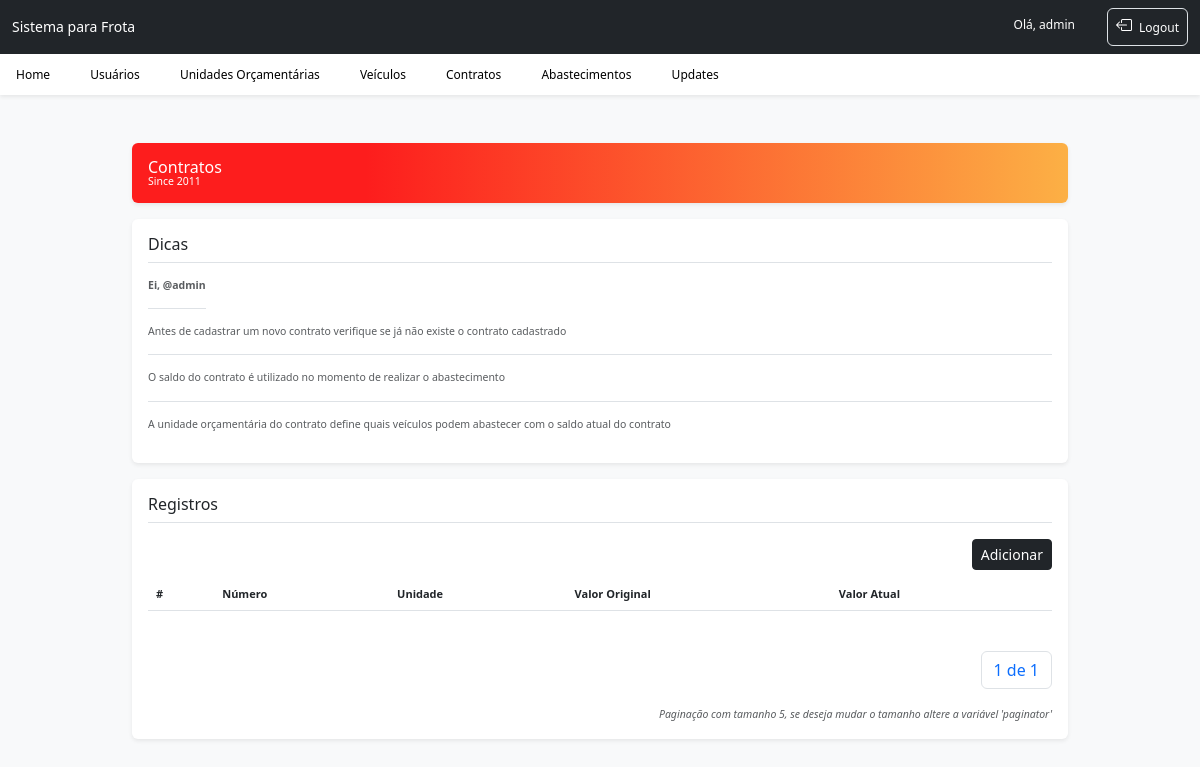
Page /contrato_list/ (signed in) on the earlier database version.
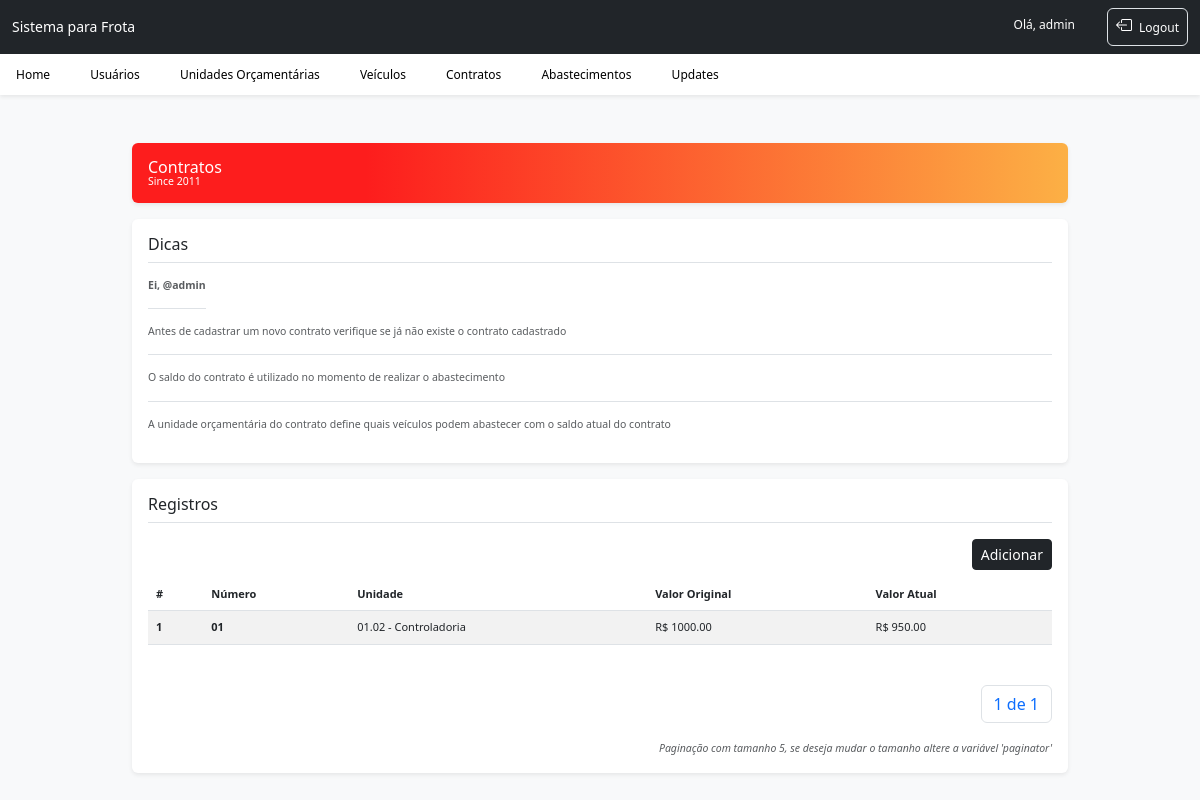
Same page on the later database version.
### abastecimento/models.py (models this page shows, shortened)
class Contrato(models.Model):
    numero = models.CharField(max_length=255)
    unidade = models.ForeignKey(Unidade_Orcamentaria, on_delete=models.PROTECT, related_name='unidade_contrato')
    valor_atual = models.DecimalField(max_digits=6, decimal_places=2)
    valor_original = models.DecimalField(max_digits=6, decimal_places=2, default=0)

class Unidade_Orcamentaria(models.Model):
    codigo = models.CharField(max_length=5)
    descricao = models.CharField(max_length=255)
    def __str__(self):
        return f'{self.codigo} - {self.descricao}'

### abastecimento/views.py (the view)
# urls.py: path('contrato_list/', contrato_list, name='contrato_list'),
@login_required
def contrato_list(request):
    contratos = Contrato.objects.all()
    paginator = Paginator(contratos, 5)
    page = request.GET.get('page')
    contratos_page = paginator.get_page(page)
    context = {'contratos_page': contratos_page}
    return render(request, 'contrato/contrato_list.html', context)

### abastecimento/templates/contrato/contrato_list.html (shortened to what this page needs)
{% extends 'home/base.html' %}
{% block main %}
<div class="align-items-center p-3 my-3 text-white bg-purple rounded shadow-sm">
    <div class="lh-1">
        <h1 class="h6 mb-0 text-white lh-1">Contratos</h1>
        <small>Since 2011</small>
    </div>
</div>
<div class="p-3 my-2 bg-body rounded shadow-sm">
    <h6 class="border-bottom pb-2 mb-0">Dicas</h6>
    <div class="d-flex text-body-secondary pt-3">
        <p class="pb-3 mb-0 small lh-sm border-bottom">
            <strong class="d-block text-gray-dark">Ei, @{{ user.username }}</strong>
        </p>
    </div>
    <div class="text-body-secondary pt-3">
        <p class="pb-3 mb-0 small lh-sm border-bottom">
            Antes de cadastrar um novo contrato verifique se já não existe o contrato cadastrado
        </p>
    </div>
    <div class="text-body-secondary pt-3">
        <p class="pb-3 mb-0 small lh-sm border-bottom">
            O saldo do contrato é utilizado no momento de realizar o abastecimento
        </p>
    </div>
    <div class="text-body-secondary pt-3">
        <p class="pb-3 mb-0 small lh-sm">
            A unidade orçamentária do contrato define quais veículos podem abastecer com o saldo atual do contrato
        </p>
    </div>
</div>
<div class="p-3 my-3 mb-5 bg-body rounded shadow-sm">
    <h6 class="border-bottom pb-2 mb-0">Registros</h6>
    <div class="text-body-secondary pt-3">
        <a href="{% url 'contrato_createPage' %}" class="btn btn-dark btn-sm float-end mb-2">Adicionar</a>
        <table class="table table-striped">
            <thead>
            <tr>
                <th scope="col">#</th>
                <th scope="col">Número</th>
                <th scope="col">Unidade</th>
                <th scope="col">Valor Original</th>
                <th scope="col">Valor Atual</th>
            </tr>
            </thead>
            <tbody>
            {% for contrato in contratos_page.object_list %}
            <tr>
                <th scope="row">{{ contrato.id }}</th>
                <th scope="row">{{ contrato.numero }}</th>
                <td>{{ contrato.unidade }}</td>
                <td>R$ {{ contrato.valor_original }}</td>
                <td>R$ {{ contrato.valor_atual }}</td>
            </tr>
            {% endfor %}
            </tbody>
        </table>
        <small class="d-block text-end mt-1">
            <nav aria-label="Page navigation example" class="pt-4 pb-5 mb-2">
                <ul class="pagination float-end">
                    <li class="page-item"><a class="page-link" href="#">{{ contratos_page.number }} de {{ contratos_page.paginator.num_pages }}</a></li>
                </ul>
            </nav>
            <em>Paginação com tamanho 5, se deseja mudar o tamanho altere a variável 'paginator'</em>
        </small>
    </div>
</div>
{% endblock %}

Differences in the rows shown:
added Contrato: id "1", numero "01", unidade "01.02 - Controladoria", valor_original "1000.00", valor_atual "950.00"
